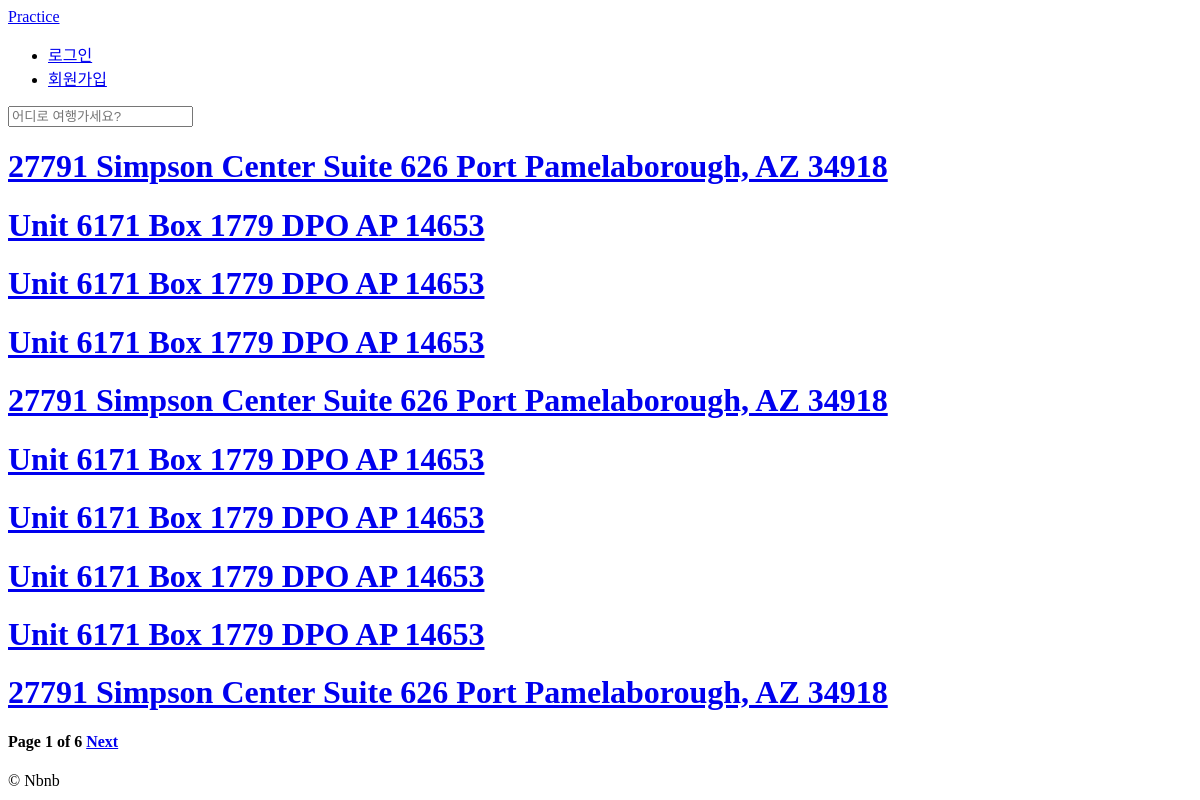
The app's page /, older data.
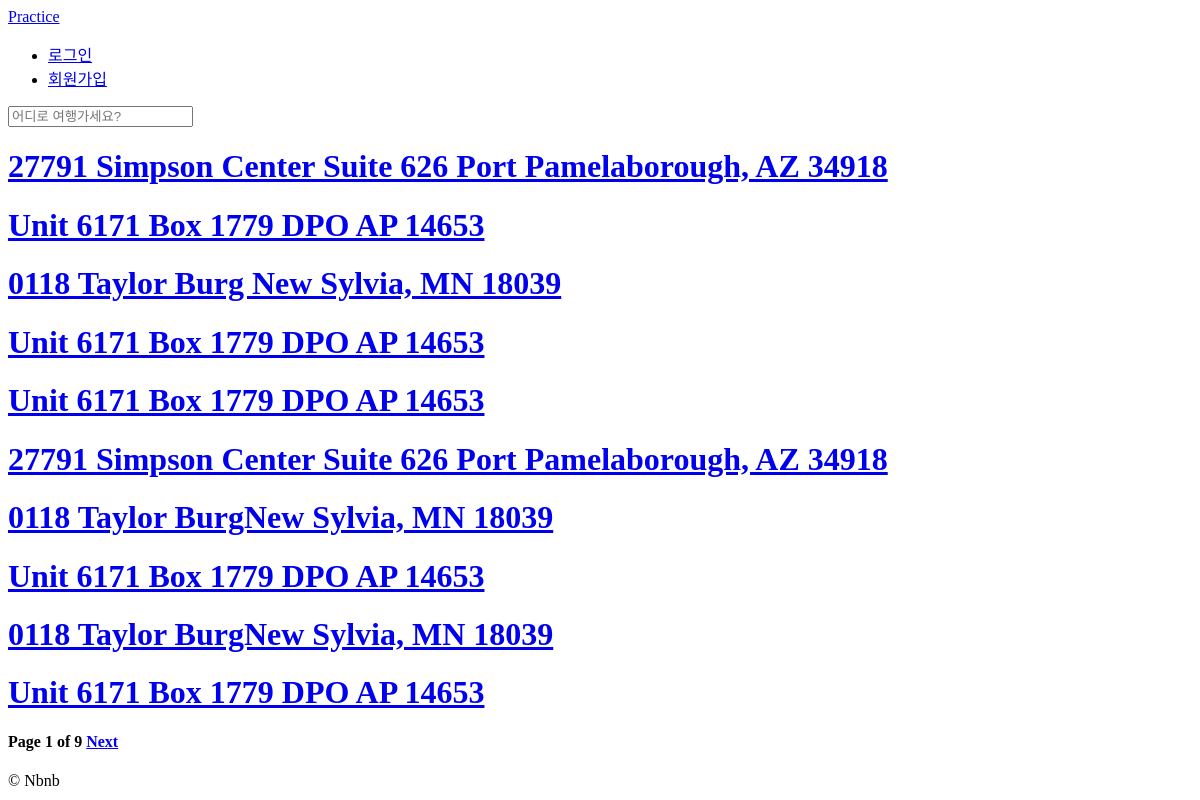
The same page, newer data.
### rooms/models.py (models this page shows, shortened)
class Room(core_models.TimeStampModel):
    room_name = models.CharField(max_length=140)
    description = models.TextField()
    country = CountryField()
    city = models.CharField(max_length=80)
    price = models.IntegerField()
    address = models.CharField(max_length=140)
    beds = models.IntegerField()
    bedrooms = models.IntegerField()
    baths = models.IntegerField()
    guests = models.IntegerField()
    check_in = models.TimeField()
    check_out = models.TimeField()
    instant_book = models.BooleanField(default=False)
    """
       related_name 은 외래키의 대상이(예를 들어 여러 숙박시설은 한 명의 호스트를 갖을 때, 그 호스트를 말함) 외래키 정보에 접근할 때 사용
    """
    host = models.ForeignKey(user_models.User, related_name="rooms", on_delete=models.CASCADE)
    roomtype = models.ForeignKey(RoomType, related_name="rooms", on_delete=models.SET_NULL, null=True)
    amenities = models.ManyToManyField(Amenity, related_name="rooms", blank=True)
    facilities = models.ManyToManyField(Facility, related_name="rooms", blank=True)
    houserules = models.ManyToManyField(HouseRule, related_name="rooms", blank=True)

### rooms/views.py (the view)
# urls.py: path("", room_views.HomeView.as_view(), name="home"),
class HomeView(ListView):
    model = room_models.Room
    ordering = "created_at"
    paginate_by = 10
    paginate_orphans = 5
    context_object_name = "rooms"

### templates/rooms/room_list.html (shortened to what this page needs)
{% extends "base.html" %}
{% block content %}
    {% for room in rooms %}
        <h1>
            <a href="{% url 'rooms:room_detail' room.pk %}">{{room.room_name}}</a>
        </h1>
    {% endfor %}
    <h4>
        Page {{page_obj.number}} of {{page_obj.paginator.num_pages}}
        {% if page_obj.has_next %}
            <a href="?page={{page_obj.next_page_number}}">Next</a>
        {% endif %}
    </h4>
{% endblock content %}

Row changes from the older to the newer data that the page shows:
no longer on this page (row unchanged): Room: room_name "Unit 6171 Box 1779 DPO AP 14653"
no longer on this page (row unchanged): Room: room_name "Unit 6171 Box 1779 DPO AP 14653"
no longer on this page (row unchanged): Room: room_name "27791 Simpson Center Suite 626 Port Pamelaborough, AZ 34918"
added Room: room_name "0118 Taylor Burg New Sylvia, MN 18039"
added Room: room_name "0118 Taylor BurgNew Sylvia, MN 18039"
added Room: room_name "0118 Taylor BurgNew Sylvia, MN 18039"
Text that changed along with them:
{{ page_obj.paginator.num_pages }}: "6" → "9"
